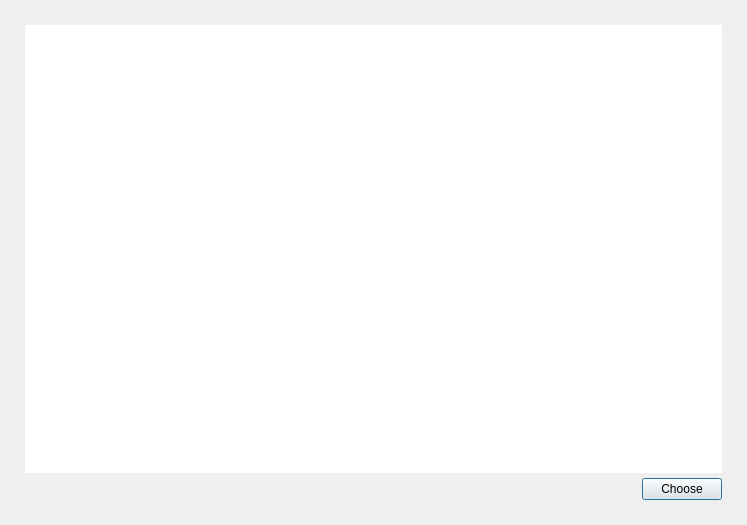
<?xml version="1.0" encoding="UTF-8"?>
<ui version="4.0">
 <class>AddressBookDialog</class>
 <widget class="QDialog" name="AddressBookDialog">
  <property name="geometry">
   <rect>
    <x>0</x>
    <y>0</y>
    <width>747</width>
    <height>525</height>
   </rect>
  </property>
  <property name="sizePolicy">
   <sizepolicy hsizetype="Fixed" vsizetype="Fixed">
    <horstretch>0</horstretch>
    <verstretch>0</verstretch>
   </sizepolicy>
  </property>
  <property name="minimumSize">
   <size>
    <width>747</width>
    <height>525</height>
   </size>
  </property>
  <property name="maximumSize">
   <size>
    <width>747</width>
    <height>525</height>
   </size>
  </property>
  <property name="windowTitle">
   <string>Select address</string>
  </property>
  <layout class="QVBoxLayout" name="verticalLayout">
   <property name="spacing">
    <number>5</number>
   </property>
   <property name="leftMargin">
    <number>25</number>
   </property>
   <property name="topMargin">
    <number>25</number>
   </property>
   <property name="rightMargin">
    <number>25</number>
   </property>
   <property name="bottomMargin">
    <number>25</number>
   </property>
   <item>
    <widget class="QTreeView" name="m_addressBookView">
     <property name="focusPolicy">
      <enum>Qt::NoFocus</enum>
     </property>
     <property name="frameShape">
      <enum>QFrame::NoFrame</enum>
     </property>
     <property name="alternatingRowColors">
      <bool>true</bool>
     </property>
     <property name="textElideMode">
      <enum>Qt::ElideMiddle</enum>
     </property>
     <property name="verticalScrollMode">
      <enum>QAbstractItemView::ScrollPerPixel</enum>
     </property>
     <property name="rootIsDecorated">
      <bool>false</bool>
     </property>
     <property name="itemsExpandable">
      <bool>false</bool>
     </property>
     <property name="expandsOnDoubleClick">
      <bool>false</bool>
     </property>
     <attribute name="headerStretchLastSection">
      <bool>false</bool>
     </attribute>
    </widget>
   </item>
   <item>
    <layout class="QHBoxLayout" name="horizontalLayout">
     <item>
      <spacer name="horizontalSpacer">
       <property name="orientation">
        <enum>Qt::Horizontal</enum>
       </property>
       <property name="sizeHint" stdset="0">
        <size>
         <width>40</width>
         <height>20</height>
        </size>
       </property>
      </spacer>
     </item>
     <item>
      <widget class="QPushButton" name="m_okButton">
       <property name="text">
        <string>Choose</string>
       </property>
      </widget>
     </item>
    </layout>
   </item>
  </layout>
 </widget>
 <resources/>
 <connections>
  <connection>
   <sender>m_okButton</sender>
   <signal>clicked()</signal>
   <receiver>AddressBookDialog</receiver>
   <slot>accept()</slot>
   <hints>
    <hint type="sourcelabel">
     <x>694</x>
     <y>499</y>
    </hint>
    <hint type="destinationlabel">
     <x>373</x>
     <y>262</y>
    </hint>
   </hints>
  </connection>
  <connection>
   <sender>m_addressBookView</sender>
   <signal>doubleClicked(QModelIndex)</signal>
   <receiver>AddressBookDialog</receiver>
   <slot>accept()</slot>
   <hints>
    <hint type="sourcelabel">
     <x>373</x>
     <y>242</y>
    </hint>
    <hint type="destinationlabel">
     <x>373</x>
     <y>262</y>
    </hint>
   </hints>
  </connection>
 </connections>
</ui>
